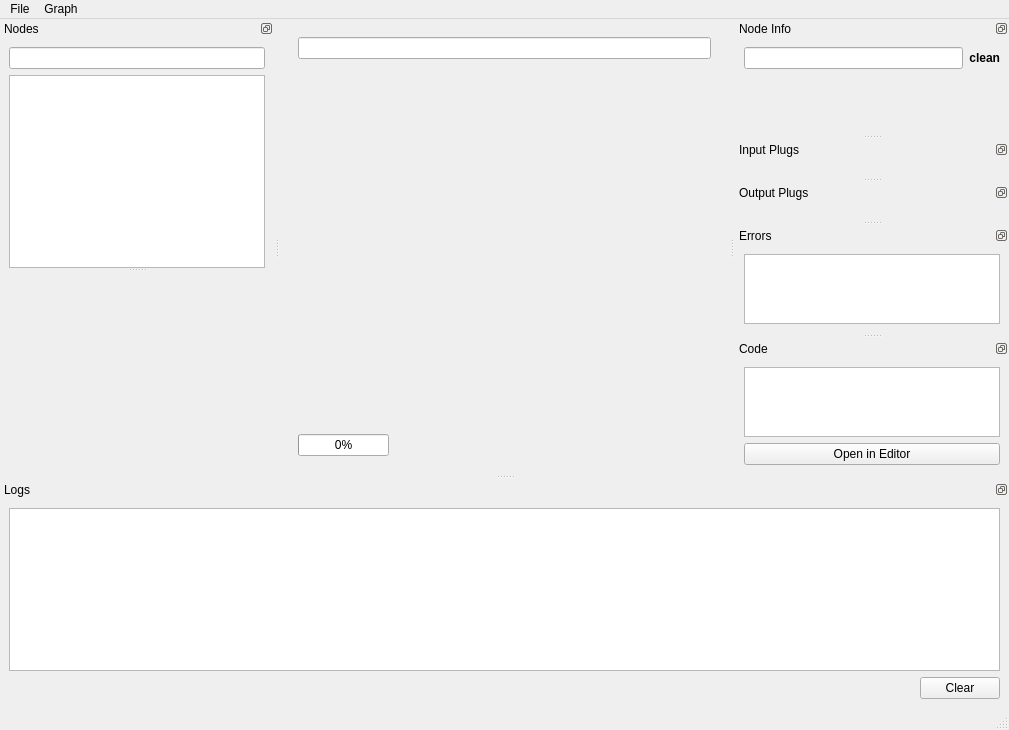
<?xml version="1.0" encoding="UTF-8"?>
<ui version="4.0">
 <class>FlowEditorWindow</class>
 <widget class="QMainWindow" name="FlowEditorWindow">
  <property name="geometry">
   <rect>
    <x>0</x>
    <y>0</y>
    <width>1009</width>
    <height>730</height>
   </rect>
  </property>
  <property name="windowTitle">
   <string>Flow Editor</string>
  </property>
  <property name="toolButtonStyle">
   <enum>Qt::ToolButtonTextUnderIcon</enum>
  </property>
  <property name="dockNestingEnabled">
   <bool>true</bool>
  </property>
  <property name="dockOptions">
   <set>QMainWindow::AllowNestedDocks|QMainWindow::AllowTabbedDocks|QMainWindow::AnimatedDocks|QMainWindow::ForceTabbedDocks|QMainWindow::VerticalTabs</set>
  </property>
  <widget class="QWidget" name="centralwidget">
   <layout class="QVBoxLayout" name="verticalLayout_6">
    <item>
     <widget class="QWidget" name="main_widget" native="true">
      <property name="sizePolicy">
       <sizepolicy hsizetype="Preferred" vsizetype="Expanding">
        <horstretch>0</horstretch>
        <verstretch>0</verstretch>
       </sizepolicy>
      </property>
      <layout class="QVBoxLayout" name="verticalLayout_5">
       <item>
        <widget class="QLineEdit" name="graph_name_lineedit">
         <property name="text">
          <string/>
         </property>
        </widget>
       </item>
       <item>
        <widget class="QWidget" name="graph_widget" native="true">
         <property name="sizePolicy">
          <sizepolicy hsizetype="Preferred" vsizetype="Expanding">
           <horstretch>0</horstretch>
           <verstretch>0</verstretch>
          </sizepolicy>
         </property>
         <layout class="QVBoxLayout" name="verticalLayout_11"/>
        </widget>
       </item>
      </layout>
     </widget>
    </item>
    <item>
     <widget class="QWidget" name="bottom_widget" native="true">
      <property name="sizePolicy">
       <sizepolicy hsizetype="Preferred" vsizetype="Minimum">
        <horstretch>0</horstretch>
        <verstretch>0</verstretch>
       </sizepolicy>
      </property>
      <layout class="QHBoxLayout" name="horizontalLayout_2">
       <item>
        <widget class="QProgressBar" name="progressbar">
         <property name="sizePolicy">
          <sizepolicy hsizetype="Minimum" vsizetype="Fixed">
           <horstretch>0</horstretch>
           <verstretch>0</verstretch>
          </sizepolicy>
         </property>
         <property name="value">
          <number>0</number>
         </property>
        </widget>
       </item>
       <item>
        <widget class="QLabel" name="progress_label">
         <property name="sizePolicy">
          <sizepolicy hsizetype="Expanding" vsizetype="Preferred">
           <horstretch>0</horstretch>
           <verstretch>0</verstretch>
          </sizepolicy>
         </property>
         <property name="text">
          <string/>
         </property>
        </widget>
       </item>
      </layout>
     </widget>
    </item>
   </layout>
  </widget>
  <widget class="QStatusBar" name="statusbar"/>
  <widget class="QMenuBar" name="menubar">
   <property name="geometry">
    <rect>
     <x>0</x>
     <y>0</y>
     <width>1009</width>
     <height>28</height>
    </rect>
   </property>
   <widget class="QMenu" name="menuFile">
    <property name="title">
     <string>File</string>
    </property>
    <addaction name="actionNew"/>
    <addaction name="actionOpen"/>
    <addaction name="actionSave_As"/>
    <addaction name="actionQuit"/>
   </widget>
   <widget class="QMenu" name="menuGraph">
    <property name="title">
     <string>Graph</string>
    </property>
    <addaction name="evaluate_locally_action"/>
   </widget>
   <addaction name="menuFile"/>
   <addaction name="menuGraph"/>
  </widget>
  <widget class="QDockWidget" name="nodes_dock">
   <property name="features">
    <set>QDockWidget::DockWidgetFloatable|QDockWidget::DockWidgetMovable</set>
   </property>
   <property name="allowedAreas">
    <set>Qt::LeftDockWidgetArea|Qt::RightDockWidgetArea</set>
   </property>
   <property name="windowTitle">
    <string>Nodes</string>
   </property>
   <attribute name="dockWidgetArea">
    <number>1</number>
   </attribute>
   <widget class="QWidget" name="dockWidgetContents">
    <layout class="QVBoxLayout" name="verticalLayout">
     <item>
      <widget class="QSplitter" name="nodes_splitter">
       <property name="orientation">
        <enum>Qt::Vertical</enum>
       </property>
       <property name="childrenCollapsible">
        <bool>false</bool>
       </property>
       <widget class="QWidget" name="available_nodes_widget" native="true">
        <layout class="QVBoxLayout" name="verticalLayout_3">
         <property name="leftMargin">
          <number>0</number>
         </property>
         <property name="topMargin">
          <number>0</number>
         </property>
         <property name="rightMargin">
          <number>0</number>
         </property>
         <item>
          <widget class="QLineEdit" name="available_nodes_search"/>
         </item>
         <item>
          <widget class="AvailableNodesView" name="available_nodes_view">
           <property name="contextMenuPolicy">
            <enum>Qt::ActionsContextMenu</enum>
           </property>
           <property name="editTriggers">
            <set>QAbstractItemView::NoEditTriggers</set>
           </property>
           <property name="showDropIndicator" stdset="0">
            <bool>false</bool>
           </property>
           <property name="dragEnabled">
            <bool>true</bool>
           </property>
           <property name="dragDropMode">
            <enum>QAbstractItemView::DragOnly</enum>
           </property>
           <property name="alternatingRowColors">
            <bool>true</bool>
           </property>
           <property name="selectionMode">
            <enum>QAbstractItemView::SingleSelection</enum>
           </property>
           <property name="selectionBehavior">
            <enum>QAbstractItemView::SelectItems</enum>
           </property>
           <property name="verticalScrollMode">
            <enum>QAbstractItemView::ScrollPerItem</enum>
           </property>
          </widget>
         </item>
        </layout>
       </widget>
       <widget class="QWidget" name="node_details_widget" native="true">
        <layout class="QVBoxLayout" name="verticalLayout_4">
         <property name="leftMargin">
          <number>0</number>
         </property>
         <property name="rightMargin">
          <number>0</number>
         </property>
         <property name="bottomMargin">
          <number>0</number>
         </property>
         <item>
          <widget class="QTextEdit" name="nodes_details_text">
           <property name="font">
            <font>
             <family>Courier New</family>
            </font>
           </property>
           <property name="styleSheet">
            <string notr="true">background-color: palette(window)</string>
           </property>
           <property name="frameShape">
            <enum>QFrame::NoFrame</enum>
           </property>
           <property name="frameShadow">
            <enum>QFrame::Plain</enum>
           </property>
           <property name="textInteractionFlags">
            <set>Qt::LinksAccessibleByKeyboard|Qt::LinksAccessibleByMouse|Qt::TextBrowserInteraction|Qt::TextSelectableByKeyboard|Qt::TextSelectableByMouse</set>
           </property>
          </widget>
         </item>
        </layout>
       </widget>
      </widget>
     </item>
    </layout>
   </widget>
  </widget>
  <widget class="QDockWidget" name="logs_dock">
   <property name="features">
    <set>QDockWidget::DockWidgetFloatable|QDockWidget::DockWidgetMovable</set>
   </property>
   <property name="allowedAreas">
    <set>Qt::BottomDockWidgetArea</set>
   </property>
   <property name="windowTitle">
    <string>Logs</string>
   </property>
   <attribute name="dockWidgetArea">
    <number>8</number>
   </attribute>
   <widget class="QWidget" name="logs_tab">
    <layout class="QVBoxLayout" name="logs_layout">
     <item>
      <widget class="QTextEdit" name="log_textedit">
       <property name="textInteractionFlags">
        <set>Qt::TextSelectableByKeyboard|Qt::TextSelectableByMouse</set>
       </property>
      </widget>
     </item>
     <item>
      <layout class="QHBoxLayout" name="log_actions_layout">
       <property name="topMargin">
        <number>0</number>
       </property>
       <item>
        <spacer name="log_spacer">
         <property name="orientation">
          <enum>Qt::Horizontal</enum>
         </property>
         <property name="sizeHint" stdset="0">
          <size>
           <width>40</width>
           <height>20</height>
          </size>
         </property>
        </spacer>
       </item>
       <item>
        <widget class="QPushButton" name="clear_log_button">
         <property name="sizePolicy">
          <sizepolicy hsizetype="Minimum" vsizetype="Fixed">
           <horstretch>0</horstretch>
           <verstretch>0</verstretch>
          </sizepolicy>
         </property>
         <property name="text">
          <string>Clear</string>
         </property>
        </widget>
       </item>
      </layout>
     </item>
    </layout>
   </widget>
  </widget>
  <widget class="QDockWidget" name="node_dock">
   <property name="features">
    <set>QDockWidget::DockWidgetFloatable|QDockWidget::DockWidgetMovable</set>
   </property>
   <property name="allowedAreas">
    <set>Qt::LeftDockWidgetArea|Qt::RightDockWidgetArea</set>
   </property>
   <property name="windowTitle">
    <string>Node Info</string>
   </property>
   <attribute name="dockWidgetArea">
    <number>2</number>
   </attribute>
   <widget class="QWidget" name="node_name_widget">
    <layout class="QVBoxLayout" name="verticalLayout_14">
     <item>
      <layout class="QHBoxLayout" name="horizontalLayout">
       <property name="topMargin">
        <number>0</number>
       </property>
       <item>
        <widget class="QLineEdit" name="name_lineedit">
         <property name="font">
          <font>
           <weight>75</weight>
           <bold>true</bold>
          </font>
         </property>
         <property name="styleSheet">
          <string notr="true"/>
         </property>
        </widget>
       </item>
       <item>
        <widget class="QLabel" name="node_state_label">
         <property name="font">
          <font>
           <weight>75</weight>
           <bold>true</bold>
          </font>
         </property>
         <property name="text">
          <string>clean</string>
         </property>
         <property name="textFormat">
          <enum>Qt::RichText</enum>
         </property>
         <property name="alignment">
          <set>Qt::AlignRight|Qt::AlignTrailing|Qt::AlignVCenter</set>
         </property>
        </widget>
       </item>
      </layout>
     </item>
     <item>
      <widget class="QLabel" name="node_type_label">
       <property name="text">
        <string/>
       </property>
      </widget>
     </item>
     <item>
      <widget class="QTextEdit" name="description_textedit">
       <property name="minimumSize">
        <size>
         <width>0</width>
         <height>30</height>
        </size>
       </property>
       <property name="styleSheet">
        <string notr="true">background-color: palette(window);</string>
       </property>
       <property name="frameShape">
        <enum>QFrame::NoFrame</enum>
       </property>
       <property name="frameShadow">
        <enum>QFrame::Plain</enum>
       </property>
       <property name="textInteractionFlags">
        <set>Qt::LinksAccessibleByKeyboard|Qt::LinksAccessibleByMouse|Qt::TextEditable</set>
       </property>
      </widget>
     </item>
    </layout>
   </widget>
  </widget>
  <widget class="QDockWidget" name="inputs_dock">
   <property name="features">
    <set>QDockWidget::DockWidgetFloatable|QDockWidget::DockWidgetMovable</set>
   </property>
   <property name="allowedAreas">
    <set>Qt::LeftDockWidgetArea|Qt::RightDockWidgetArea</set>
   </property>
   <property name="windowTitle">
    <string>Input Plugs</string>
   </property>
   <attribute name="dockWidgetArea">
    <number>2</number>
   </attribute>
   <widget class="AttributesWidget" name="node_inputs_widget">
    <property name="mouseTracking">
     <bool>false</bool>
    </property>
    <property name="contextMenuPolicy">
     <enum>Qt::ActionsContextMenu</enum>
    </property>
    <layout class="QVBoxLayout" name="verticalLayout_12"/>
   </widget>
  </widget>
  <widget class="QDockWidget" name="outputs_dock">
   <property name="features">
    <set>QDockWidget::DockWidgetFloatable|QDockWidget::DockWidgetMovable</set>
   </property>
   <property name="allowedAreas">
    <set>Qt::LeftDockWidgetArea|Qt::RightDockWidgetArea</set>
   </property>
   <property name="windowTitle">
    <string>Output Plugs</string>
   </property>
   <attribute name="dockWidgetArea">
    <number>2</number>
   </attribute>
   <widget class="AttributesWidget" name="node_outputs_widget">
    <property name="contextMenuPolicy">
     <enum>Qt::ActionsContextMenu</enum>
    </property>
    <layout class="QVBoxLayout" name="verticalLayout_13"/>
   </widget>
  </widget>
  <widget class="QDockWidget" name="errors_dock">
   <property name="features">
    <set>QDockWidget::DockWidgetFloatable|QDockWidget::DockWidgetMovable</set>
   </property>
   <property name="allowedAreas">
    <set>Qt::LeftDockWidgetArea|Qt::RightDockWidgetArea</set>
   </property>
   <property name="windowTitle">
    <string>Errors</string>
   </property>
   <attribute name="dockWidgetArea">
    <number>2</number>
   </attribute>
   <widget class="QWidget" name="errors_widget">
    <layout class="QVBoxLayout" name="verticalLayout_16">
     <item>
      <widget class="QTextEdit" name="errors_textedit">
       <property name="readOnly">
        <bool>true</bool>
       </property>
      </widget>
     </item>
    </layout>
   </widget>
  </widget>
  <widget class="QDockWidget" name="code_dock">
   <property name="features">
    <set>QDockWidget::DockWidgetFloatable|QDockWidget::DockWidgetMovable</set>
   </property>
   <property name="allowedAreas">
    <set>Qt::LeftDockWidgetArea|Qt::RightDockWidgetArea</set>
   </property>
   <property name="windowTitle">
    <string>Code</string>
   </property>
   <attribute name="dockWidgetArea">
    <number>2</number>
   </attribute>
   <widget class="QWidget" name="code_widget">
    <layout class="QVBoxLayout" name="verticalLayout_2">
     <property name="margin">
      <number>9</number>
     </property>
     <item>
      <widget class="QTextEdit" name="code_view">
       <property name="font">
        <font>
         <family>Courier New</family>
        </font>
       </property>
       <property name="styleSheet">
        <string notr="true"/>
       </property>
       <property name="textInteractionFlags">
        <set>Qt::LinksAccessibleByKeyboard|Qt::LinksAccessibleByMouse|Qt::TextBrowserInteraction|Qt::TextSelectableByKeyboard|Qt::TextSelectableByMouse</set>
       </property>
      </widget>
     </item>
     <item>
      <widget class="QPushButton" name="open_code_button">
       <property name="text">
        <string>Open in Editor</string>
       </property>
      </widget>
     </item>
    </layout>
   </widget>
  </widget>
  <action name="actionNew">
   <property name="text">
    <string>New</string>
   </property>
   <property name="shortcut">
    <string>Ctrl+N</string>
   </property>
  </action>
  <action name="actionOpen">
   <property name="text">
    <string>Open</string>
   </property>
   <property name="shortcut">
    <string>Ctrl+O</string>
   </property>
  </action>
  <action name="actionSave">
   <property name="text">
    <string>Save</string>
   </property>
   <property name="shortcut">
    <string>Ctrl+S</string>
   </property>
  </action>
  <action name="actionSave_As">
   <property name="text">
    <string>Save As...</string>
   </property>
   <property name="shortcut">
    <string>Ctrl+Shift+S</string>
   </property>
  </action>
  <action name="actionOpen_Recent">
   <property name="text">
    <string>Open Recent</string>
   </property>
  </action>
  <action name="actionQuit">
   <property name="text">
    <string>Quit</string>
   </property>
   <property name="shortcut">
    <string>Ctrl+Q</string>
   </property>
  </action>
  <action name="actionDocumentation">
   <property name="text">
    <string>Documentation</string>
   </property>
  </action>
  <action name="evaluate_remotely_action">
   <property name="text">
    <string>Send to Farm</string>
   </property>
  </action>
  <action name="actionThreaed">
   <property name="text">
    <string>Threaded</string>
   </property>
  </action>
  <action name="actionNon_threaed">
   <property name="text">
    <string>Non-threaded</string>
   </property>
  </action>
  <action name="evaluate_locally_action">
   <property name="text">
    <string>Evaluate Locally</string>
   </property>
  </action>
  <action name="edit_mode_action">
   <property name="checkable">
    <bool>true</bool>
   </property>
   <property name="text">
    <string>Edit Mode</string>
   </property>
  </action>
  <action name="project_action">
   <property name="text">
    <string>Project...</string>
   </property>
  </action>
 </widget>
 <customwidgets>
  <customwidget>
   <class>AvailableNodesView</class>
   <extends>QListView</extends>
   <header>floweditor.widgets</header>
  </customwidget>
  <customwidget>
   <class>AttributesWidget</class>
   <extends>QWidget</extends>
   <header>floweditor.attributes.attributes_widget</header>
   <container>1</container>
  </customwidget>
 </customwidgets>
 <resources/>
 <connections/>
</ui>
